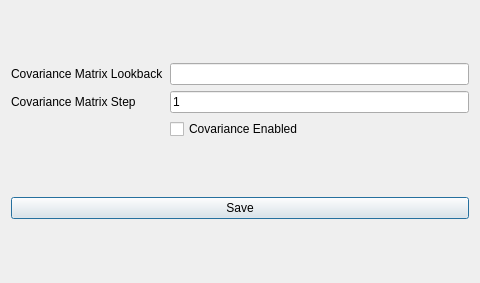
<?xml version="1.0" encoding="UTF-8"?>
<ui version="4.0">
 <class>ExchangesPopup</class>
 <widget class="QDialog" name="ExchangesPopup">
  <property name="geometry">
   <rect>
    <x>0</x>
    <y>0</y>
    <width>480</width>
    <height>283</height>
   </rect>
  </property>
  <property name="windowTitle">
   <string>Exchanges</string>
  </property>
  <layout class="QVBoxLayout" name="verticalLayout">
   <item>
    <layout class="QGridLayout" name="gridLayout">
     <item row="1" column="0">
      <widget class="QLabel" name="label_2">
       <property name="text">
        <string>Covariance Matrix Step</string>
       </property>
      </widget>
     </item>
     <item row="0" column="1">
      <widget class="QLineEdit" name="cov_lookback"/>
     </item>
     <item row="0" column="0">
      <widget class="QLabel" name="label">
       <property name="text">
        <string>Covariance Matrix Lookback</string>
       </property>
      </widget>
     </item>
     <item row="1" column="1">
      <widget class="QLineEdit" name="cov_step">
       <property name="text">
        <string>1</string>
       </property>
      </widget>
     </item>
     <item row="2" column="1">
      <widget class="QCheckBox" name="cov_enabled">
       <property name="text">
        <string>Covariance Enabled</string>
       </property>
      </widget>
     </item>
    </layout>
   </item>
   <item>
    <layout class="QHBoxLayout" name="buttonLayout">
     <property name="spacing">
      <number>6</number>
     </property>
     <item>
      <widget class="QPushButton" name="save_button">
       <property name="text">
        <string>Save</string>
       </property>
      </widget>
     </item>
    </layout>
   </item>
  </layout>
 </widget>
 <layoutdefault spacing="6" margin="11"/>
 <resources/>
 <connections/>
</ui>
